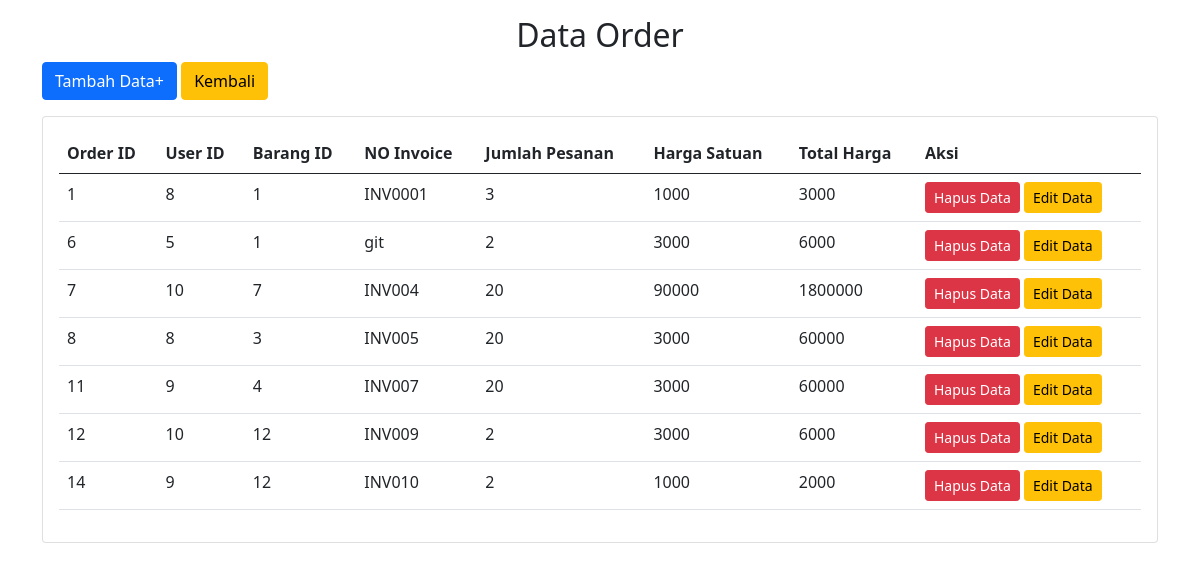
The page /master_order.php on the database its author committed.
### tables this page shows
CREATE TABLE `tbl_trx_order` (
  `order_id` int(11) NOT NULL,
  `user_id` int(11) NOT NULL,
  `barang_id` int(11) NOT NULL,
  `no_invoice` varchar(50) NOT NULL,
  `jumlah_pesanan` decimal(10,0) NOT NULL,
  `harga_satuan` decimal(10,0) NOT NULL,
  `total_harga` decimal(10,0) NOT NULL
);

### www/master_order.php (the view, shortened to what this page needs)
<?php
require_once "koneksi.php";
?>
<!DOCTYPE html>
<html lang="en">
<head>
    <link href="https://cdn.jsdelivr.net/npm/bootstrap@5.0.2/dist/css/bootstrap.min.css" rel="stylesheet">
</head>
<body>
    <div class="container mt-3">
        <div class="row justify-content-center">
            <div class="col">
                <h2 class="text-center">Data Order</h2>
                <div class="mb-3 mt-2">
                    <a href="tambah_order.php" type="button" class="btn btn-primary">Tambah Data+</a>
                    <a href="welcome.php" type="button" class="btn btn-warning">Kembali</a>
                </div>
                <div class="col-md-15">
                    <div class="card">
                        <div class="card-body">
                            <table class="table">
                                <thead>
                                    <tr>
                                        <th scope="col">Order ID</th>
                                        <th scope="col">User ID</th>
                                        <th scope="col">Barang ID</th>
                                        <th scope="col">NO Invoice</th>
                                        <th scope="col">Jumlah Pesanan</th>
                                        <th scope="col">Harga Satuan</th>
                                        <th scope="col">Total Harga</th>
                                        <th scope="col">Aksi</th>
                                    </tr>
                                </thead>
                                <tbody>
                                    <?php
                                    $result = mysqli_query($db, "SELECT * FROM tbl_trx_order");
                                    while ($data = mysqli_fetch_array($result)) {
                                    ?>
                                        <tr>
                                            <td><?= $data['order_id']; ?></td>
                                            <td><?= $data['user_id']; ?></td>
                                            <td><?= $data['barang_id']; ?></td>
                                            <td><?= $data['no_invoice']; ?></td>
                                            <td><?= $data['jumlah_pesanan']; ?></td>
                                            <td><?= $data['harga_satuan']; ?></td>
                                            <td><?= $data['total_harga']; ?></td>
                                            <td>
                                                <a href="hapus-order.php?order_id=<?= $data['order_id'] ?>" type="button" class="btn btn-sm btn-danger" onclick="return confirm('Hapus Item?')">Hapus Data</a>
                                                <a href="edit-order.php?order_id=<?= $data['order_id'] ?>" type="button" class="btn btn-sm btn-warning">Edit Data</a>
                                            </td>
                                        </tr>
                                    <?php } ?>
                                </tbody>
                            </table>
                        </div>
                    </div>
                </div>
            </div>
        </div>
    </div>
</body>
</html>

### rows shown on the page
tbl_trx_order: order_id "1", user "8", barang "1", no_invoice "INV0001", jumlah_pesanan "3", harga_satuan "1000", total_harga "3000"
tbl_trx_order: order_id "6", user "5", barang "1", no_invoice "git", jumlah_pesanan "2", harga_satuan "3000", total_harga "6000"
tbl_trx_order: order_id "7", user "10", barang "7", no_invoice "INV004", jumlah_pesanan "20", harga_satuan "90000", total_harga "1800000"
tbl_trx_order: order_id "8", user "8", barang "3", no_invoice "INV005", jumlah_pesanan "20", harga_satuan "3000", total_harga "60000"
tbl_trx_order: order_id "11", user "9", barang "4", no_invoice "INV007", jumlah_pesanan "20", harga_satuan "3000", total_harga "60000"
tbl_trx_order: order_id "12", user "10", barang "12", no_invoice "INV009", jumlah_pesanan "2", harga_satuan "3000", total_harga "6000"
tbl_trx_order: order_id "14", user "9", barang "12", no_invoice "INV010", jumlah_pesanan "2", harga_satuan "1000", total_harga "2000"
